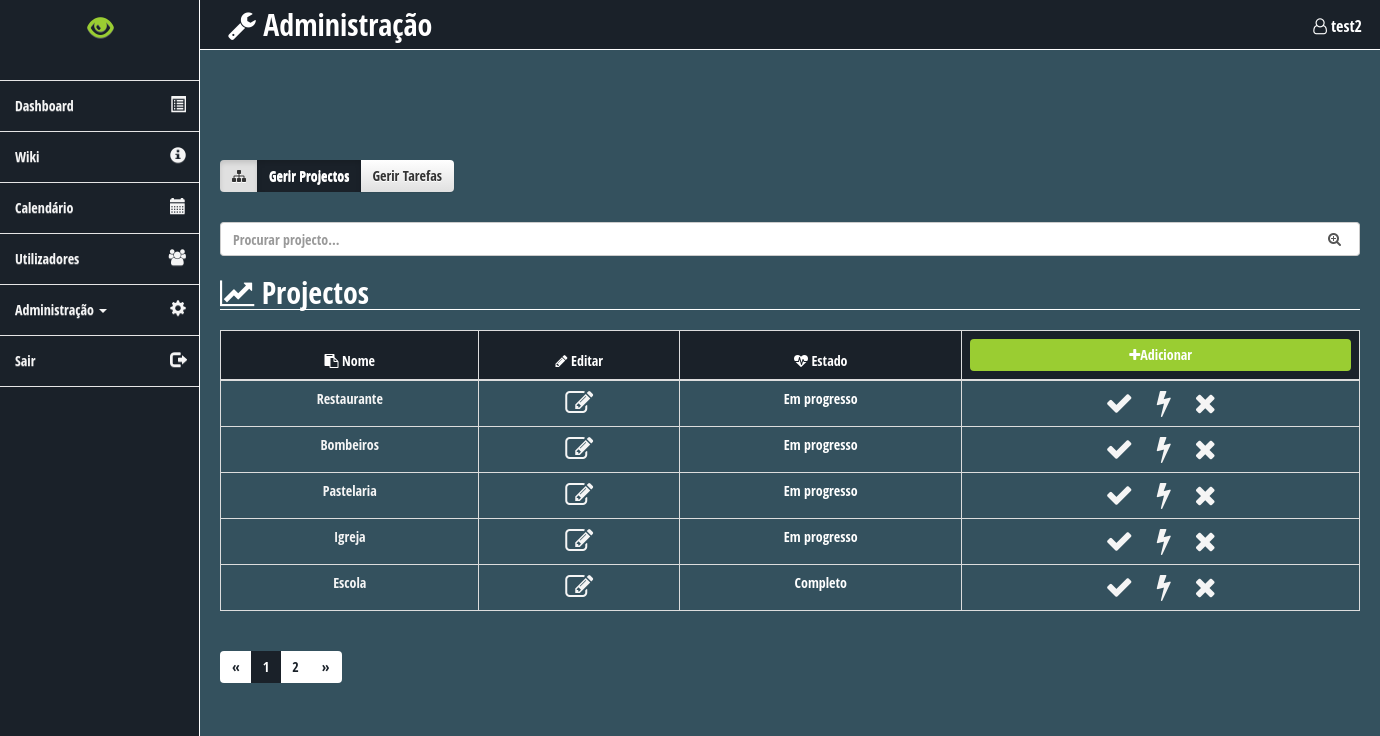
The app's page /manage_projects.php (signed in), older data.
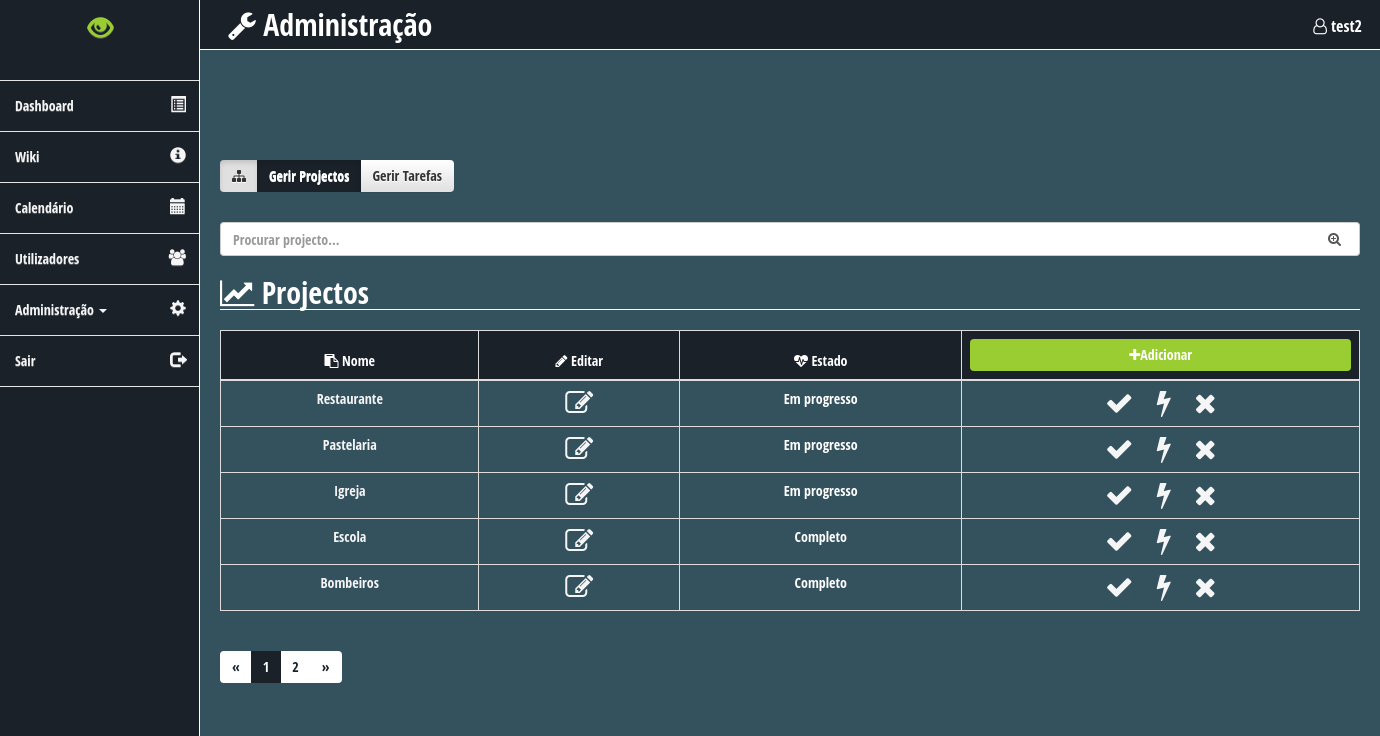
The same page, newer data.
### tables this page shows
CREATE TABLE `intranet_project` (
  `project_id` int(11) NOT NULL AUTO_INCREMENT,
  `project_name` varchar(45) NOT NULL,
  `project_start_date` date DEFAULT NULL,
  `project_end_date` date DEFAULT NULL,
  `project_summary` text,
  `project_progress` tinyint(4) NOT NULL DEFAULT '0',
  PRIMARY KEY (`project_id`)
);

### manage_projects.php (the view, shortened to what the changed rows need)
<?php
require_once('header.php');
$limit = 5;
$pageurl = 'manage_projects';
if (isset($_GET['page'])) {
    $page  = $_GET['page'];
}
else {
    $page = 1;
}
$start_from = ($page - 1) * $limit;
?>
    <div class="main" >
        <div class="row">
            <h2 id="top-bar" class="top-label hidden-xs"><i class="fa fa-wrench ml-2" aria-hidden="true"></i> Administração<span id="header-span" class="pull-right"><i class="fa fa-user-o" aria-hidden="true"></i>
                    <?php echo $_SESSION['username'];?></span></h2>
        </div>
        <div class="container" >
            <div id="projects-snapshot" class="row mt-5">
                <?php
                if(isset($_GET['search_string'])) {
                    $dbc = mysqli_connect(DB_HOST, DB_USER, DB_PASSWORD, DB_NAME)
                        or die('<h3>Falha ao conectar á base de dados</h3>');
                    $search_string = trim($_GET['search_string']);
                    $search_query = "SELECT * FROM intranet_project";
                    $where_list = array();
                    $user_search = $_GET['search_string'];
                    $search_words = explode(' ', $user_search);
                    foreach($search_words as $word ) {
                        $where_list[] = "project_name LIKE '%$word%'";
                    }
                    $where_clause = implode(' OR ', $where_list);
                    if (!empty($search_string)) {
                        $search_query = "SELECT * FROM intranet_project WHERE $where_clause ORDER BY project_progress ASC LIMIT $start_from, $limit";
                    }
                    else {
                        $search_query = "SELECT * FROM intranet_project WHERE $where_clause ORDER BY project_progress ASC LIMIT $start_from, $limit";
                    }
                    $data = mysqli_query($dbc, $search_query)
                        or die('<h3>Falha ao comunicar a base de dados</h3>');
                    if(mysqli_num_rows($data) == 0) {
                        echo '<h2 class="text-center mt-5">Não foram encontrados resultados <i class="fa fa-frown-o" aria-hidden="true"></i></h2>';
                        require_once('footer.php');
                        exit();
                    }
                   echo '<h2 class="top-label"><i class="fa fa-line-chart" aria-hidden="true"></i> Projectos</h2>
                <table class="table table-bordered table-hover manage-table mt-2">
                    <thead class="thead-inverse">
                    <tr>
                        <th class="nice-blue-th"><i class="fa fa-clipboard" aria-hidden="true"></i> Nome</th>
                        <th class="nice-blue-th"><i class="fa fa-pencil" aria-hidden="true"></i> Editar</th>
                        <th class="nice-blue-th"><i class="fa fa-heartbeat" aria-hidden="true"></i> Estado</th>
                        <th class="nice-blue-th"><a title="Adicionar novo projecto" href="add_project.php" class="btn confirm-btn center-block"><i class="fa fa-plus" aria-hidden="true"></i> Adicionar</a></th>
                    </tr>
                    </thead>
                    <tbody>';
                    while($row = mysqli_fetch_array($data)) {
                        echo '<tr>
                            <td><a class="dark-link" href="project.php?project_id=' . $row['project_id'] . '">' . $row['project_name'] . '</a></td>
                            <td><a title="Editar projecto" href="edit_project.php?project_id=' . $row['project_id'] . '"><i class="fa fa-pencil-square-o fa-2x table-icon" aria-hidden="true"></i></a></td>';
                        if($row['project_progress'] == 0) {
                            echo '<td> Por atribuir</td>';
                        }
                        else if($row['project_progress'] == 1) {
                            echo '<td> Em progresso</td>';
                        }
                        else if($row['project_progress'] == 2) {
                            echo '<td> Completo</td>';
                        }
                        echo '<td><a title="Marcar como completo" class="complete-project-btn" href="processar_gestor.php?project_id=' . $row['project_id'] . '&complete=1"><i class="fa fa-check fa-2x table-icon" aria-hidden="true"></i></a>
                                <a title="Colocar em progresso" class="progress-project-btn" href="processar_gestor.php?project_id=' . $row['project_id'] . '&progress=1"><i class="fa fa-spinner fa-spin fa-3x fa-fw"></i></a>
                                <a title="Eliminar projecto" style="margin-left: 1.5rem;" class="delete-project-btn" href="processar_gestor.php?project_id=' . $row['project_id'] . '&delete=2"><i class="fa fa-times fa-2x table-icon" aria-hidden="true"></i></a>
                                </td></th></tr>';
                    }
                    echo '</tbody></table>';
                    $query = "SELECT * FROM intranet_project WHERE $where_clause";
                    paginate($dbc, $query, $page, $limit, $pageurl, $search_string);
                }
                else {
                    $dbc = mysqli_connect(DB_HOST, DB_USER, DB_PASSWORD, DB_NAME)
                        or die('<h3>Falha ao conectar á base de dados</h3>');
                    $query = "SELECT * FROM intranet_project ORDER BY project_progress ASC LIMIT $start_from, $limit";
                    $data = mysqli_query($dbc, $query)
                        or die('<h3>Falha ao comunicar com a base de dados</h3>');
                    ?>
                    <h2 class="top-label"><i class="fa fa-line-chart" aria-hidden="true"></i> Projectos</h2>
                    <table class="table table-bordered table-hover manage-table mt-2">
                        <thead class="thead-inverse">
                        <tr>
                            <th class="nice-blue-th"><i class="fa fa-clipboard" aria-hidden="true"></i> Nome</th>
                            <th class="nice-blue-th"><i class="fa fa-pencil" aria-hidden="true"></i> Editar</th>
                            <th class="nice-blue-th"><i class="fa fa-heartbeat" aria-hidden="true"></i> Estado</th>
                            <th class="nice-blue-th"><a title="Adicionar novo projecto" href="add_project.php" class="btn confirm-btn center-block"><i class="fa fa-plus" aria-hidden="true"></i>Adicionar</a></th>
                        </tr>
                        </thead>
                        <tbody>
                        <?php
                        while ($row = mysqli_fetch_array($data)) {
                            echo '<tr>
                                <td><a class="dark-link" href="project.php?project_id=' . $row['project_id'] . '">' . $row['project_name'] . '</a></td>
                            <td><a title="Editar projecto" href="edit_project.php?project_id=' . $row['project_id'] . '"><i class="fa fa-pencil-square-o fa-2x table-icon" aria-hidden="true"></i></a></td>';
                            if ($row['project_progress'] == 0) {
                                echo '<td> Por atribuir</td>';
                            } else if ($row['project_progress'] == 1) {
                                echo '<td> Em progresso</td>';
                            } else if ($row['project_progress'] == 2) {
                                echo '<td> Completo</td>';
                            }
                            echo '<td><a title="Marcar como completo" class="complete-project-btn mr-2" href="processar_gestor.php?project_id=' . $row['project_id'] . '&complete=1"><i class="fa fa-check fa-2x table-icon" aria-hidden="true"></i></a>
                                <a title="Colocar em progresso" class="progress-project-btn mr-2" href="processar_gestor.php?project_id=' . $row['project_id'] . '&progress=1"><i class="fa fa-bolt fa-2x table-icon" aria-hidden="true"></i></a>
                                <a title="Eliminar projecto" class="delete-project-btn" href="processar_gestor.php?project_id=' . $row['project_id'] . '&delete=2"><i class="fa fa-times fa-2x table-icon" aria-hidden="true"></i></a>
                                </td></th></tr>';
                        }
                        ?>
                        </tbody>
                    </table>
                    <?php
                    $query = "SELECT project_id FROM intranet_project";
                    paginate($dbc, $query, $page, $limit, $pageurl);
                }
                ?>
        </div>
    </div>
</div>
<?php
require_once('footer.php');
?>

### func.php (shortened to what the changed rows need)
<?php
function paginate($dbc, $query, $page, $limit, $pageurl, $search_string = NULL, $category_id = NULL) {
    $data = mysqli_query($dbc, $query);
    $total_records = mysqli_num_rows($data);
    $total_pages = ceil($total_records / $limit);
    $previous_page = $page - 1;
    if ($page == 1)
        $previous_page = 1;
    $next_page = $page + 1;
    if($total_pages > 1) {
        if(isset($search_string))
            $pagLink = '<ul class="pagination"><li><a href=' . $pageurl .'.php?page=' . $previous_page . '&search_string=' . $search_string . '>' . '&laquo;' . '</a></li>';
        else if(isset($category_id))
            $pagLink = '<ul class="pagination"><li><a href=' . $pageurl .'.php?page=' . $previous_page . '&category_id=' . $category_id . '>' . '&laquo;' . '</a></li>';
        else
            $pagLink = '<ul class="pagination"><li><a href=' . $pageurl .'.php?page=' . $previous_page . '>' . '&laquo;' . '</a></li>';
        for ($i = 1; $i <= $total_pages; $i++) {
            if ($page == $i)
                if(isset($search_string))
                    $pagLink .= '<li class="active"><a href=' . $pageurl .'.php?page=' . $i . '&search_string=' . $search_string . '>' . $i . '</a></li>';
                else if(isset($category_id))
                    $pagLink .= '<li class="active"><a href=' . $pageurl .'.php?page=' . $i . '&category_id=' . $category_id . '>' . $i . '</a></li>';
                else
                    $pagLink .= '<li class="active"><a href=' . $pageurl .'.php?page=' . $i . '>' . $i . '</a></li>';
            else
                if(isset($search_string))
                    $pagLink .= '<li><a href=' . $pageurl .'.php?page=' . $i . '&search_string=' . $search_string . '>' . $i . '</a></li>';
                else if(isset($category_id))
                    $pagLink .= '<li><a href=' . $pageurl .'.php?page=' . $i . '&category_id=' . $category_id . '>' . $i . '</a></li>';
                else
                    $pagLink .= '<li><a href=' . $pageurl .'.php?page=' . $i . '>' . $i . '</a></li>';
        }
        if(isset($search_string))
            echo $pagLink . '<li><a href=' . $pageurl .'.php?page=' . $next_page . '&search_string=' . $search_string . '>' . '&raquo;' . '</a></li></ul>';
        else if(isset($category_id))
            echo $pagLink . '<li><a href=' . $pageurl .'.php?page=' . $next_page . '&category_id=' . $category_id . '>' . '&raquo;' . '</a></li></ul>';
        else
            echo $pagLink . '<li><a href=' . $pageurl .'.php?page=' . $next_page . '>' . '&raquo;' . '</a></li></ul>';
    }
}

Row changes from the older to the newer data that the page shows:
changed intranet_project "Bombeiros": project_progress "Em progresso" → "Completo"; moves down the list
